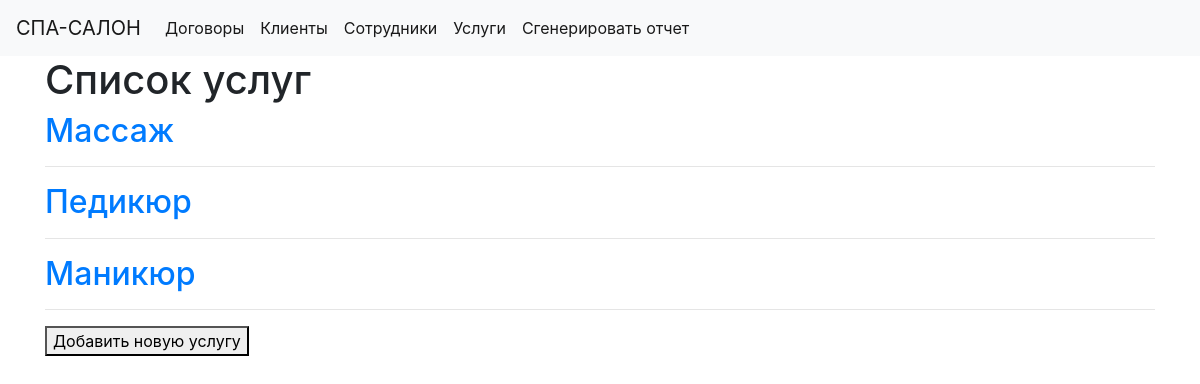
The page /type_services on the database its author committed.
### tables this page shows
CREATE TABLE 'type_services' (
	'id' INTEGER PRIMARY KEY AUTOINCREMENT,
	'service' TEXT
);

### app.py (the view)
@app.route('/type_services')
def type_services():
    type_services_db = get_type_services()
    return render_template('type_services.html', type_services=type_services_db)

### app.py (called while the page is built)
def get_db_connection():
    conn = sqlite3.connect('database.db')
    conn.row_factory = sqlite3.Row
    return conn

def get_type_services():
    conn = get_db_connection()
    type_services_db = conn.execute('SELECT * FROM type_services').fetchall()
    conn.close()
    return type_services_db

### templates/type_services.html
{% extends 'base.html' %}
{% block content %}
    <h1>{% block title %} Список услуг {% endblock %}</h1>
    {% for type_service in type_services %}
        <a href="{{ url_for('type_service', type_service_id=type_service['id']) }}">
            <h2>{{ type_service['service'] }}</h2>
        </a>
        <hr>
    {% endfor %}
    <a href="{{ url_for('new_type_service') }}">
        <button>Добавить новую услугу</button>
    </a>
{% endblock %}

### rows shown on the page
type_services: service "Массаж"
type_services: service "Педикюр"
type_services: service "Маникюр"
